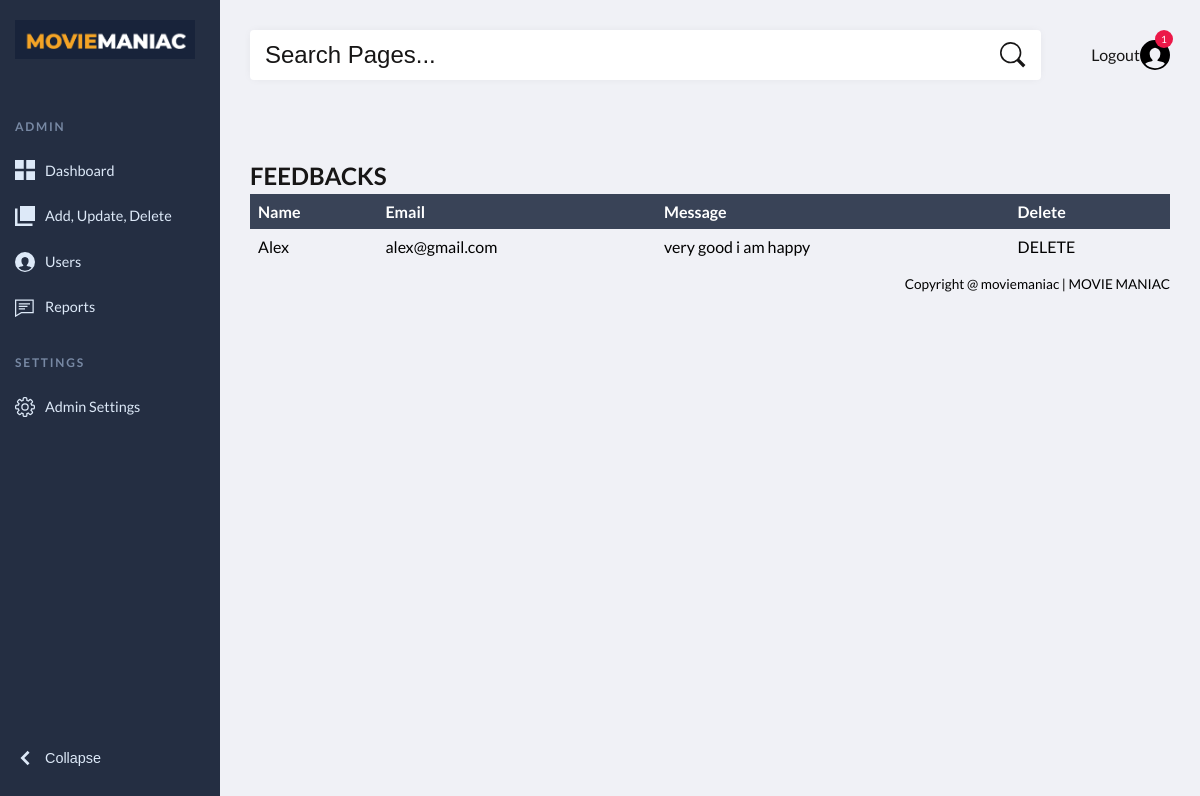
/viewfeedbacks.php (signed in), run on the app's committed database.
### tables this page shows
CREATE TABLE IF NOT EXISTS `feedback` (
  `name` varchar(20) NOT NULL,
  `email` varchar(20) NOT NULL,
  `message` text NOT NULL
);

### viewfeedbacks.php (the view, shortened to what this page needs)
<?php
include("adminheader.php");
?>
<html>
  <head>
  <link rel="stylesheet" href="adminstyle.css">
  </head>
<body>
<?php
include("adminheaderfuc.php")
?>
  <section>
</head>
<body>
   <br>
<?php
include("conn.php");
   $sql = "SELECT * FROM feedback";
        $res=mysqli_query($conn,$sql);
        $no=mysqli_num_rows($res);
if($no>0)
{
?>
<br>
<h2>FEEDBACKS</h2>
<table>
  <tr>
    <th>Name</th>
    <th>Email</th>
    <th>Message</th>
    <th>Delete</th>
  </tr>
<?php
  while($r=mysqli_fetch_array($res))
  {
?>
<tr>
    <td><?php echo $r['name']; ?></td>
    <td><?php echo $r['email']; ?></td>
    <td><?php echo $r['message']; ?></td>
    <td><a href="delfeedback.php?name=<?php echo $r['name']; ?>" onClick="return check()">DELETE</a></td>
</tr>
<?php
  }
?>
</table>
<?php
  }
  else
  {
?>
<br><br><br><br><br><br><br><br><br><br><br><br>
<p> <?php echo "No Records!!!!!!!!"; ?></p>
<?php
  }
?>
</section>
<?php
include("adminfooter.php");
?>
</body>
</html>

### adminstyle.css (style rules this page uses)
:root { --page-header-bgColor: #242e42; --page-header-bgColor-hover: #1d2636; --page-header-txtColor: #dde9f8; --page-header-headingColor: #7889a4; --page-header-width: 220px; --page-content-bgColor: #f0f1f6; --page-content-txtColor: #171616; --page-content-blockColor: #fff; --white: #fff; --black: #333; --blue: #00b9eb; --red: #ec1848; --border-radius: 4px; --box-shadow: 0 0 10px -2px rgba(0, 0, 0, 0.075); }
* { padding: 0; margin: 0; box-sizing: border-box; }
a, button { color: inherit; }
a { text-decoration: none; }
body { font: 16px/1.5 "Lato", sans-serif; }

### viewfeedbacks.php (style rules this page uses)
a { text-decoration: none; }
th { background-color: #394357; color: white; text-align: left; padding: 8px; }
table { border-collapse: collapse; width: 100%; }
td { text-align: left; padding: 8px; color: black; border-radius: 20px; }

### data on the page
feedback: name "Alex", email "alex@gmail.com", message "very good i am happy"
